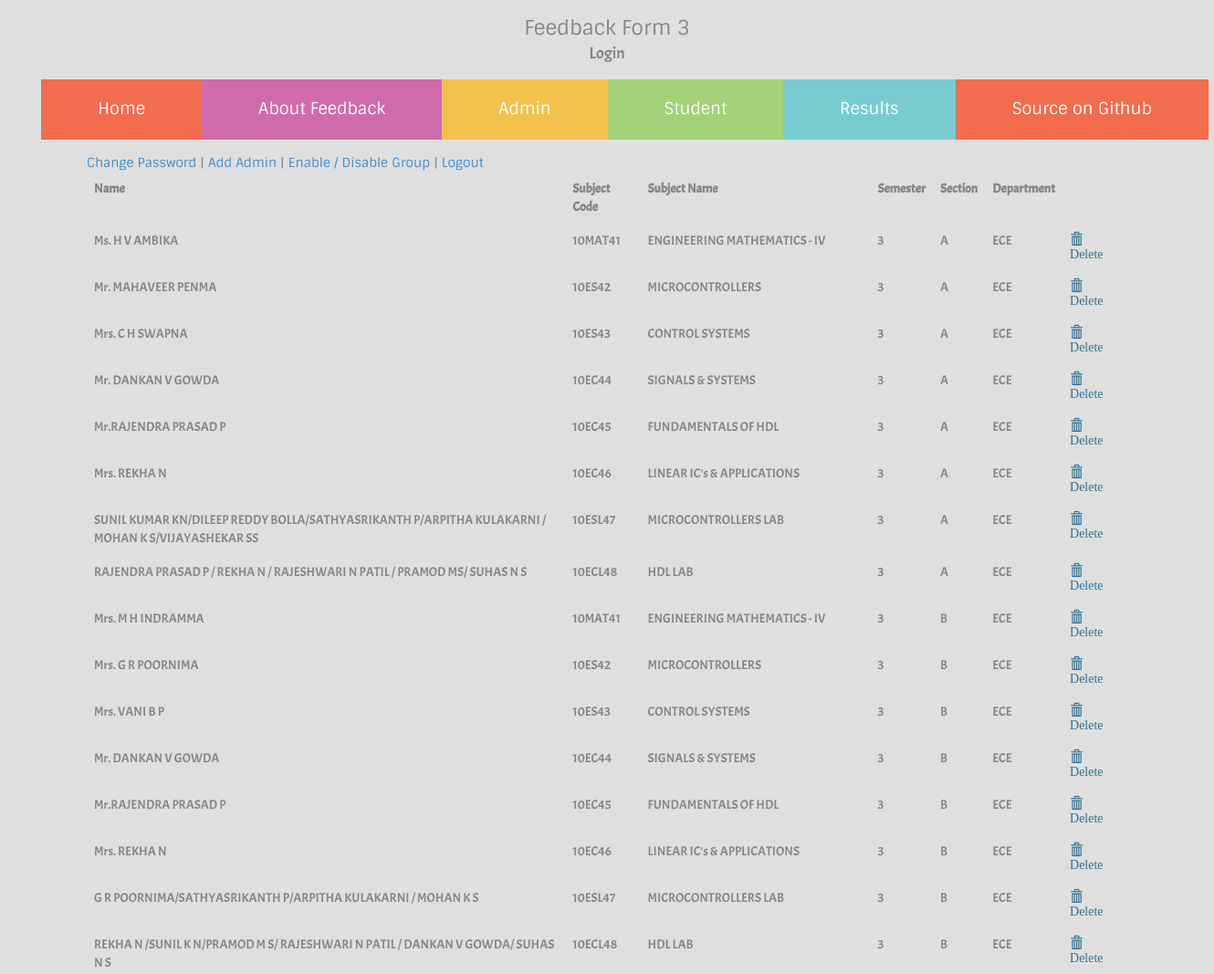
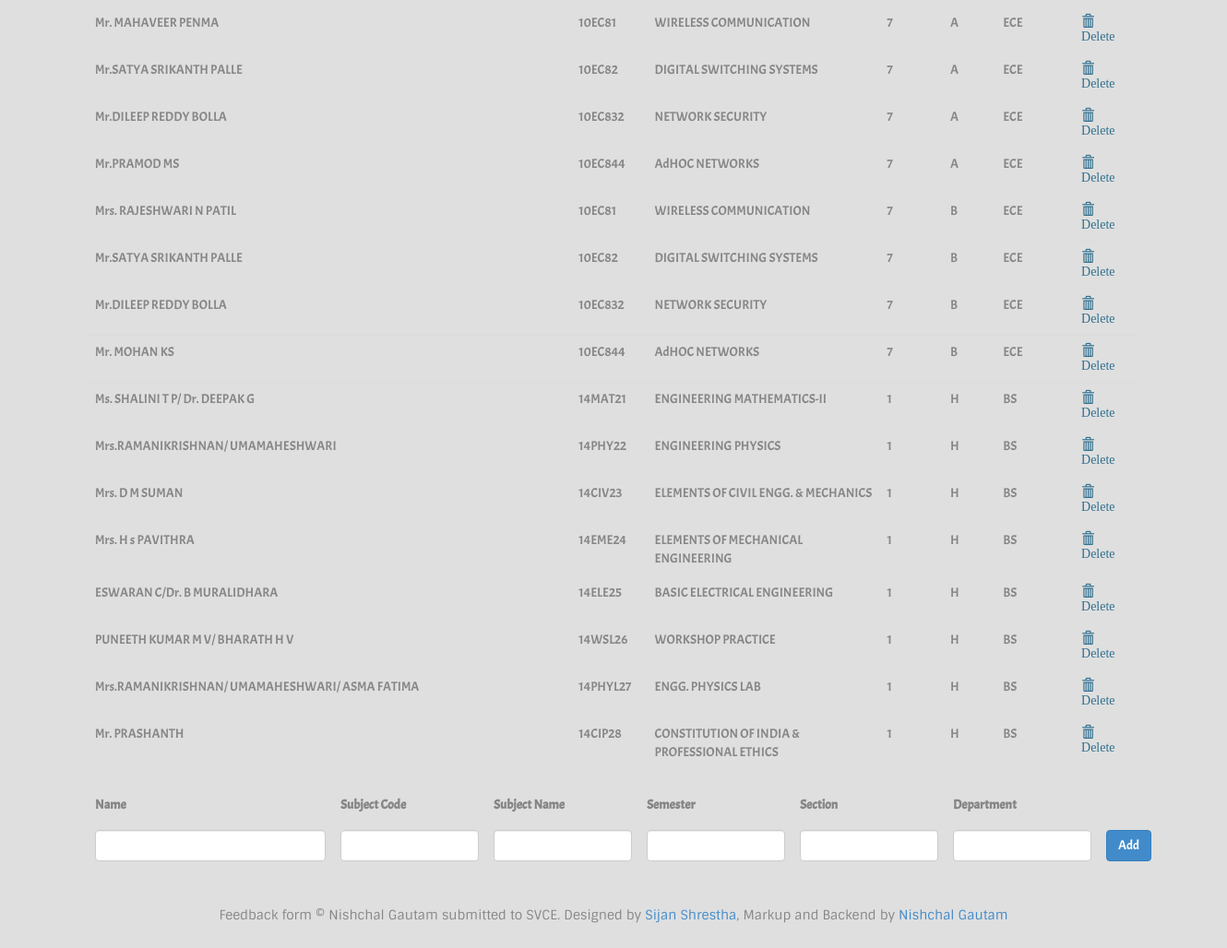
The page /admin.php (signed in) on the database its author committed (2 pictures, top to bottom).
### tables this page shows
CREATE TABLE `faculty` (
  `id` int(5) NOT NULL AUTO_INCREMENT,
  `name` varchar(100) NOT NULL,
  `subCode` varchar(10) NOT NULL,
  `subName` varchar(100) DEFAULT NULL,
  `semester` enum('1','3','5','7') NOT NULL DEFAULT '1',
  `sec` enum('A','B','C','D','E','F','G','H') DEFAULT 'H',
  `department` enum('ISE','CSE','CIV','EEE','ECE','ME','BS','MTME','MTEC','MTCS','MTCV') DEFAULT 'BS',
  PRIMARY KEY (`id`)
);

### classes/auth.class.php (called while the page is built, shortened)
<?php
	class authenticate
	{
		public static $db_host,$db_user,$db_pass,$db_name,$username,$password;
		public static function check(){
			$db_name=self::$db_name;
			$username=self::$username;
			$password=self::$password;
			$username=mysql_real_escape_string($username);
			$sql="SELECT * FROM `$db_name`.`admin` WHERE `username`='$username' LIMIT 1";
			$query=mysql_query($sql);
			$num=mysql_num_rows($query);
			if($num!=1){
				return false;
			}
			else{
				$data=mysql_fetch_object($query);
				$passdb=$data->password;
				if($password==$passdb){
					return true;
				}else{
					return false;
				}
			}
		}
	}
?>

### admin.php (the view, shortened to what this page needs)
<?php
	require_once("classes/auth.class.php");
	$a=authenticate::check();
	if($a!=true){
		header("location:adminlogin.php?error=notLoggedIn");
		die();
	}else{?>
	<?php $title="Admin >> Add or Delete Member"; require_once("required_files/header.php"); ?>
	<div class="container">
		<?php
	$form = '<tr><td><input type="text" id="name" name="name" class="form-control" style="width:250px;"></td>
	<td><input type="text" name="subCode" class="form-control" style="width:150px;"></td>
	<td><input type="text" name="subName" class="form-control" style="width:150px;"></td>
	<td><input type="text" name="sem" class="form-control" style="width:150px;"></td>
	<td><input type="text" name="section" class="form-control" style="width:150px;"></td>
	<td><input type="text" name="department" class="form-control" style="width:150px;"></td>
	<td><input type="submit" id="addMember" name="submit" class="btn btn-primary" value="Add"></td></td>';
	 ?>
		<?php
			$connection=mysql_connect($db_host,$db_user,$db_pass);
			$sql="SELECT * FROM `$db_name`.`faculty`";
			$query=mysql_query($sql,$connection);
			if(mysql_num_rows($query)==0){
				echo "<p class='text-danger'>No faculty added. Try adding some.</p>";
			}else{
		?>
		<div><a href="changePasswd.php">Change Password</a> | <a href="addAdmin.php">Add Admin</a> | <a href="edclass.php">Enable / Disable Group</a> | <a href="logout.php">Logout</a></div>
		<table class="table">
			<tr><th>Name</th> <th>Subject Code</th> <th>Subject Name</th> <th>Semester</th> <th>Section</th> <th>Department</th><th></th> </tr>
			<?php while($data=mysql_fetch_object($query)){
			?>
			<tr><td><?php echo $data->name;?></td><td><?php echo $data->subCode; ?></td> <td><?php echo $data->subName; ?></td> <td><?php echo $data->semester; ?></td> <td><?php echo $data->sec; ?></td> <td><?php echo $data->department; ?></td> <td><span style="cursor:pointer;" data-id="<?php echo $data->id; ?>" class="glyphicon glyphicon-trash text-info delete"> Delete</span></td></tr>
			<?php
				}
			?>
		</table>
					<?php
				}
			 ?>
			 <table class="table">
			 	<tr><th>Name</th> <th>Subject Code</th> <th>Subject Name</th> <th>Semester</th> <th>Section</th> <th>Department</th><th></th> </tr>
			 	<form action="ajax/addmember.php" id="membershipForm" method="post">
					<?php echo $form; ?>
				</form>
			 </table>
	</div>
	<?php require_once("required_files/footer.php"); ?>
	<?php
	}
?>

### styles.css (style rules this page uses)
body { background:#dfdfdf;color:#868686;font-family:sintony }
table.table { font-family:acme }

### rows shown on the page
faculty: name "Ms. H V AMBIKA", subCode "10MAT41", subName "ENGINEERING MATHEMATICS - IV", semester "3", sec "A", department "ECE"
faculty: name "Mr. MAHAVEER PENMA", subCode "10ES42", subName "MICROCONTROLLERS", semester "3", sec "A", department "ECE"
faculty: name "Mrs. C H SWAPNA", subCode "10ES43", subName "CONTROL SYSTEMS", semester "3", sec "A", department "ECE"
faculty: name "Mr. DANKAN V GOWDA", subCode "10EC44", subName "SIGNALS & SYSTEMS", semester "3", sec "A", department "ECE"
faculty: name "Mr.RAJENDRA PRASAD P", subCode "10EC45", subName "FUNDAMENTALS OF HDL", semester "3", sec "A", department "ECE"
faculty: name "Mrs. REKHA N", subCode "10EC46", subName "LINEAR IC's & APPLICATIONS", semester "3", sec "A", department "ECE"
faculty: name "SUNIL KUMAR KN/DILEEP REDDY BOLLA/SATHYASRIKANTH P/ARPITHA KULAKARNI / MOHAN K S/VIJAYASHEKAR SS", subCode "10ESL47", subName "MICROCONTROLLERS LAB", semester "3", sec "A", department "ECE"
faculty: name "RAJENDRA PRASAD P / REKHA N / RAJESHWARI N PATIL / PRAMOD MS/ SUHAS N S", subCode "10ECL48", subName "HDL LAB", semester "3", sec "A", department "ECE"
faculty: name "Mrs. M H INDRAMMA", subCode "10MAT41", subName "ENGINEERING MATHEMATICS - IV", semester "3", sec "B", department "ECE"
faculty: name "Mrs. G R POORNIMA", subCode "10ES42", subName "MICROCONTROLLERS", semester "3", sec "B", department "ECE"
faculty: name "Mrs. VANI B P", subCode "10ES43", subName "CONTROL SYSTEMS", semester "3", sec "B", department "ECE"
faculty: name "Mr. DANKAN V GOWDA", subCode "10EC44", subName "SIGNALS & SYSTEMS", semester "3", sec "B", department "ECE"
faculty: name "Mr.RAJENDRA PRASAD P", subCode "10EC45", subName "FUNDAMENTALS OF HDL", semester "3", sec "B", department "ECE"
faculty: name "Mrs. REKHA N", subCode "10EC46", subName "LINEAR IC's & APPLICATIONS", semester "3", sec "B", department "ECE"
faculty: name "G R POORNIMA/SATHYASRIKANTH P/ARPITHA KULAKARNI / MOHAN K S", subCode "10ESL47", subName "MICROCONTROLLERS LAB", semester "3", sec "B", department "ECE"
faculty: name "REKHA N /SUNIL K N/PRAMOD M S/ RAJESHWARI N PATIL / DANKAN V GOWDA/ SUHAS N S", subCode "10ECL48", subName "HDL LAB", semester "3", sec "B", department "ECE"
faculty: name "Mr. MAHAVEER PENMA", subCode "10EC81", subName "WIRELESS COMMUNICATION", semester "7", sec "A", department "ECE"
faculty: name "Mr.SATYA SRIKANTH PALLE", subCode "10EC82", subName "DIGITAL SWITCHING SYSTEMS", semester "7", sec "A", department "ECE"
faculty: name "Mr.DILEEP REDDY BOLLA", subCode "10EC832", subName "NETWORK SECURITY", semester "7", sec "A", department "ECE"
faculty: name "Mr.PRAMOD MS", subCode "10EC844", subName "AdHOC NETWORKS", semester "7", sec "A", department "ECE"
faculty: name "Mrs. RAJESHWARI N PATIL", subCode "10EC81", subName "WIRELESS COMMUNICATION", semester "7", sec "B", department "ECE"
faculty: name "Mr.SATYA SRIKANTH PALLE", subCode "10EC82", subName "DIGITAL SWITCHING SYSTEMS", semester "7", sec "B", department "ECE"
faculty: name "Mr.DILEEP REDDY BOLLA", subCode "10EC832", subName "NETWORK SECURITY", semester "7", sec "B", department "ECE"
faculty: name "Mr. MOHAN KS", subCode "10EC844", subName "AdHOC NETWORKS", semester "7", sec "B", department "ECE"
faculty: name "Ms. SHALINI T P/ Dr. DEEPAK G", subCode "14MAT21", subName "ENGINEERING MATHEMATICS-II", semester "1", sec "H", department "BS"
faculty: name "Mrs.RAMANIKRISHNAN/ UMAMAHESHWARI", subCode "14PHY22", subName "ENGINEERING PHYSICS", semester "1", sec "H", department "BS"
faculty: name "Mrs. D M SUMAN", subCode "14CIV23", subName "ELEMENTS OF CIVIL ENGG. & MECHANICS", semester "1", sec "H", department "BS"
faculty: name "Mrs. H s PAVITHRA", subCode "14EME24", subName "ELEMENTS OF MECHANICAL ENGINEERING", semester "1", sec "H", department "BS"
faculty: name "ESWARAN C/Dr. B MURALIDHARA", subCode "14ELE25", subName "BASIC ELECTRICAL ENGINEERING", semester "1", sec "H", department "BS"
faculty: name "PUNEETH KUMAR M V/ BHARATH H V", subCode "14WSL26", subName "WORKSHOP PRACTICE", semester "1", sec "H", department "BS"
faculty: name "Mrs.RAMANIKRISHNAN/ UMAMAHESHWARI/ ASMA FATIMA", subCode "14PHYL27", subName "ENGG. PHYSICS LAB", semester "1", sec "H", department "BS"
faculty: name "Mr. PRASHANTH", subCode "14CIP28", subName "CONSTITUTION OF INDIA & PROFESSIONAL ETHICS", semester "1", sec "H", department "BS"
